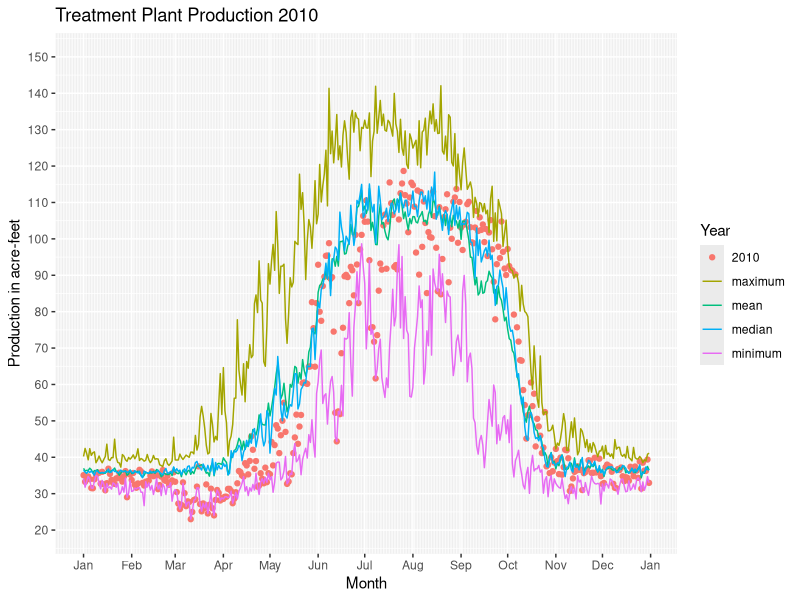

Reproduce this figure in R.
# Copyright: City of Thornton Water Resources
# Author: John Orr
# Plot dfinal data
# This program plots the production data from dfinal.csv. Each daily data point
# is represented by year as a different color. Maximum values for each day are
# shown by a line, as is minimum, and the mean and the median acre-feet per capita per day.
# 
library(ggplot2)
library(scales)
#
# Open dfinal.csv
#
dfinal <- read.csv("dfinal.csv", header = TRUE, sep = ",", 
                   stringsAsFactors = FALSE, check.names = FALSE)
#
# Transform the Month_Day column so that ggplot can treat it as a date
# sequence for plotting
#
dfinal$Month_Day <- as.Date(paste("2021-", dfinal$Month_Day, sep = ""))
#
# Used during testing
# View(dfinal)
#
# create the plot
p <- ggplot(dfinal) + 
  geom_point(aes(x = Month_Day, y = `2010`, color = "2010")) + 
  geom_line(aes(x = Month_Day, y = Mean, color="mean")) +
  geom_line(aes(x = Month_Day, y = Median, color="median")) +
  geom_line(aes(x = Month_Day, y = Maximum, color = "maximum")) +
  geom_line(aes(x = Month_Day, y = Minimum, color = "minimum")) +
  scale_color_discrete(name = "Year") +
  scale_y_continuous(breaks = seq(20, 150, by=10), limits=c(20,150)) +
  scale_x_date(breaks = "1 month", minor_breaks = "1 day", labels=date_format("%b")) +
  labs(x = "Month", y = "Production in acre-feet", title = "Treatment Plant Production 2010")
#
# Display the plot
#
print(p)
#
# End of production_2010_mean_median_maximum_minimum.R